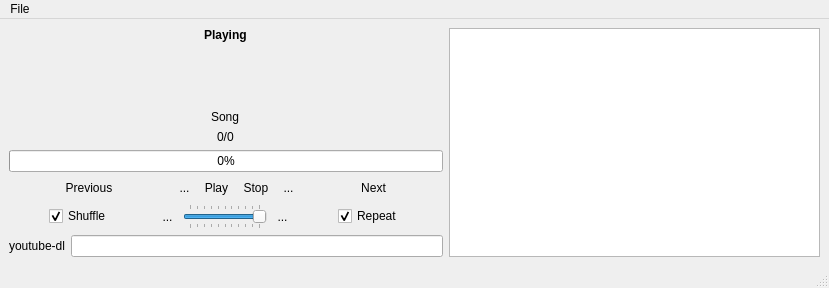
<?xml version="1.0" encoding="UTF-8"?>
<ui version="4.0">
 <class>MainWindow</class>
 <widget class="QMainWindow" name="MainWindow">
  <property name="geometry">
   <rect>
    <x>0</x>
    <y>0</y>
    <width>829</width>
    <height>288</height>
   </rect>
  </property>
  <property name="sizePolicy">
   <sizepolicy hsizetype="Minimum" vsizetype="Minimum">
    <horstretch>0</horstretch>
    <verstretch>0</verstretch>
   </sizepolicy>
  </property>
  <property name="minimumSize">
   <size>
    <width>640</width>
    <height>288</height>
   </size>
  </property>
  <property name="maximumSize">
   <size>
    <width>16777215</width>
    <height>291</height>
   </size>
  </property>
  <property name="windowTitle">
   <string>pyqt-music</string>
  </property>
  <property name="windowIcon">
   <iconset resource="res.qrc">
    <normaloff>:/res/res/notesmain.png</normaloff>:/res/res/notesmain.png</iconset>
  </property>
  <property name="layoutDirection">
   <enum>Qt::LeftToRight</enum>
  </property>
  <property name="styleSheet">
   <string notr="true">QToolButton 
{
	border: none;
	outline: none;
}</string>
  </property>
  <widget class="QWidget" name="centralwidget">
   <property name="sizePolicy">
    <sizepolicy hsizetype="Minimum" vsizetype="Minimum">
     <horstretch>0</horstretch>
     <verstretch>0</verstretch>
    </sizepolicy>
   </property>
   <property name="minimumSize">
    <size>
     <width>320</width>
     <height>240</height>
    </size>
   </property>
   <property name="maximumSize">
    <size>
     <width>16777215</width>
     <height>16777215</height>
    </size>
   </property>
   <property name="layoutDirection">
    <enum>Qt::LeftToRight</enum>
   </property>
   <layout class="QVBoxLayout" name="verticalLayout_2">
    <item>
     <layout class="QHBoxLayout" name="horizontalLayout">
      <property name="sizeConstraint">
       <enum>QLayout::SetMinimumSize</enum>
      </property>
      <item>
       <layout class="QVBoxLayout" name="verticalLayout">
        <property name="sizeConstraint">
         <enum>QLayout::SetMinimumSize</enum>
        </property>
        <item>
         <layout class="QVBoxLayout" name="verticalLayout_3">
          <item alignment="Qt::AlignHCenter|Qt::AlignTop">
           <widget class="QLabel" name="playingLabel">
            <property name="text">
             <string>&lt;html&gt;&lt;head/&gt;&lt;body&gt;&lt;p&gt;&lt;span style=&quot; font-weight:600;&quot;&gt;Playing&lt;/span&gt;&lt;/p&gt;&lt;/body&gt;&lt;/html&gt;</string>
            </property>
           </widget>
          </item>
          <item>
           <spacer name="verticalSpacer">
            <property name="orientation">
             <enum>Qt::Vertical</enum>
            </property>
            <property name="sizeHint" stdset="0">
             <size>
              <width>20</width>
              <height>40</height>
             </size>
            </property>
           </spacer>
          </item>
          <item alignment="Qt::AlignHCenter|Qt::AlignTop">
           <widget class="QLabel" name="songLabel">
            <property name="sizePolicy">
             <sizepolicy hsizetype="MinimumExpanding" vsizetype="Preferred">
              <horstretch>0</horstretch>
              <verstretch>0</verstretch>
             </sizepolicy>
            </property>
            <property name="maximumSize">
             <size>
              <width>320</width>
              <height>16777215</height>
             </size>
            </property>
            <property name="text">
             <string>Song</string>
            </property>
            <property name="wordWrap">
             <bool>false</bool>
            </property>
           </widget>
          </item>
          <item alignment="Qt::AlignHCenter|Qt::AlignTop">
           <widget class="QLabel" name="timeLabel">
            <property name="text">
             <string>0/0</string>
            </property>
           </widget>
          </item>
          <item>
           <widget class="QProgressBar" name="progressBar">
            <property name="value">
             <number>0</number>
            </property>
           </widget>
          </item>
         </layout>
        </item>
        <item>
         <layout class="QHBoxLayout" name="horizontalLayout_2">
          <property name="sizeConstraint">
           <enum>QLayout::SetMinimumSize</enum>
          </property>
          <item>
           <spacer name="horizontalSpacer_6">
            <property name="orientation">
             <enum>Qt::Horizontal</enum>
            </property>
            <property name="sizeHint" stdset="0">
             <size>
              <width>40</width>
              <height>20</height>
             </size>
            </property>
           </spacer>
          </item>
          <item>
           <widget class="QToolButton" name="previousButton">
            <property name="text">
             <string>Previous</string>
            </property>
            <property name="icon">
             <iconset resource="res.qrc">
              <normaloff>:/res/res/previous.png</normaloff>:/res/res/previous.png</iconset>
            </property>
            <property name="iconSize">
             <size>
              <width>48</width>
              <height>48</height>
             </size>
            </property>
           </widget>
          </item>
          <item>
           <spacer name="horizontalSpacer">
            <property name="orientation">
             <enum>Qt::Horizontal</enum>
            </property>
            <property name="sizeHint" stdset="0">
             <size>
              <width>40</width>
              <height>20</height>
             </size>
            </property>
           </spacer>
          </item>
          <item>
           <widget class="QToolButton" name="backButton">
            <property name="text">
             <string>...</string>
            </property>
            <property name="icon">
             <iconset resource="res.qrc">
              <normaloff>:/res/res/seekback.png</normaloff>:/res/res/seekback.png</iconset>
            </property>
            <property name="iconSize">
             <size>
              <width>48</width>
              <height>48</height>
             </size>
            </property>
           </widget>
          </item>
          <item>
           <widget class="QToolButton" name="playButton">
            <property name="sizePolicy">
             <sizepolicy hsizetype="Fixed" vsizetype="Fixed">
              <horstretch>0</horstretch>
              <verstretch>0</verstretch>
             </sizepolicy>
            </property>
            <property name="maximumSize">
             <size>
              <width>16777215</width>
              <height>16777215</height>
             </size>
            </property>
            <property name="text">
             <string>Play</string>
            </property>
            <property name="icon">
             <iconset resource="res.qrc">
              <normaloff>:/res/res/pause.png</normaloff>
              <normalon>:/res/res/play.png</normalon>:/res/res/pause.png</iconset>
            </property>
            <property name="iconSize">
             <size>
              <width>48</width>
              <height>48</height>
             </size>
            </property>
            <property name="checkable">
             <bool>true</bool>
            </property>
            <property name="checked">
             <bool>false</bool>
            </property>
           </widget>
          </item>
          <item>
           <widget class="QToolButton" name="stopButton">
            <property name="text">
             <string>Stop</string>
            </property>
            <property name="icon">
             <iconset resource="res.qrc">
              <normaloff>:/res/res/stop.png</normaloff>:/res/res/stop.png</iconset>
            </property>
            <property name="iconSize">
             <size>
              <width>48</width>
              <height>48</height>
             </size>
            </property>
           </widget>
          </item>
          <item>
           <widget class="QToolButton" name="forwardButton">
            <property name="text">
             <string>...</string>
            </property>
            <property name="icon">
             <iconset resource="res.qrc">
              <normaloff>:/res/res/seekforward.png</normaloff>:/res/res/seekforward.png</iconset>
            </property>
            <property name="iconSize">
             <size>
              <width>48</width>
              <height>48</height>
             </size>
            </property>
           </widget>
          </item>
          <item>
           <spacer name="horizontalSpacer_2">
            <property name="orientation">
             <enum>Qt::Horizontal</enum>
            </property>
            <property name="sizeHint" stdset="0">
             <size>
              <width>40</width>
              <height>20</height>
             </size>
            </property>
           </spacer>
          </item>
          <item>
           <widget class="QToolButton" name="nextButton">
            <property name="styleSheet">
             <string notr="true"/>
            </property>
            <property name="text">
             <string>Next</string>
            </property>
            <property name="icon">
             <iconset resource="res.qrc">
              <normaloff>:/res/res/next.png</normaloff>:/res/res/next.png</iconset>
            </property>
            <property name="iconSize">
             <size>
              <width>48</width>
              <height>48</height>
             </size>
            </property>
           </widget>
          </item>
          <item>
           <spacer name="horizontalSpacer_5">
            <property name="orientation">
             <enum>Qt::Horizontal</enum>
            </property>
            <property name="sizeHint" stdset="0">
             <size>
              <width>40</width>
              <height>20</height>
             </size>
            </property>
           </spacer>
          </item>
         </layout>
        </item>
        <item>
         <layout class="QHBoxLayout" name="horizontalLayout_3">
          <property name="sizeConstraint">
           <enum>QLayout::SetMinimumSize</enum>
          </property>
          <item>
           <spacer name="horizontalSpacer_3">
            <property name="orientation">
             <enum>Qt::Horizontal</enum>
            </property>
            <property name="sizeHint" stdset="0">
             <size>
              <width>40</width>
              <height>20</height>
             </size>
            </property>
           </spacer>
          </item>
          <item alignment="Qt::AlignHCenter">
           <widget class="QCheckBox" name="shuffleBox">
            <property name="text">
             <string>Shuffle</string>
            </property>
            <property name="icon">
             <iconset resource="res.qrc">
              <normaloff>:/res/res/shuffle.png</normaloff>
              <normalon>:/res/res/shuffle.png</normalon>:/res/res/shuffle.png</iconset>
            </property>
            <property name="checked">
             <bool>true</bool>
            </property>
           </widget>
          </item>
          <item>
           <spacer name="horizontalSpacer_7">
            <property name="orientation">
             <enum>Qt::Horizontal</enum>
            </property>
            <property name="sizeHint" stdset="0">
             <size>
              <width>40</width>
              <height>20</height>
             </size>
            </property>
           </spacer>
          </item>
          <item>
           <widget class="QToolButton" name="muteButton">
            <property name="text">
             <string>...</string>
            </property>
            <property name="icon">
             <iconset resource="res.qrc">
              <normaloff>:/res/res/volumemute.png</normaloff>:/res/res/volumemute.png</iconset>
            </property>
           </widget>
          </item>
          <item>
           <widget class="QSlider" name="volumeSlider">
            <property name="maximum">
             <number>100</number>
            </property>
            <property name="singleStep">
             <number>10</number>
            </property>
            <property name="sliderPosition">
             <number>100</number>
            </property>
            <property name="orientation">
             <enum>Qt::Horizontal</enum>
            </property>
            <property name="tickPosition">
             <enum>QSlider::TicksBothSides</enum>
            </property>
            <property name="tickInterval">
             <number>10</number>
            </property>
           </widget>
          </item>
          <item>
           <widget class="QToolButton" name="maxButton">
            <property name="text">
             <string>...</string>
            </property>
            <property name="icon">
             <iconset resource="res.qrc">
              <normaloff>:/res/res/volumemax.png</normaloff>:/res/res/volumemax.png</iconset>
            </property>
           </widget>
          </item>
          <item>
           <spacer name="horizontalSpacer_8">
            <property name="orientation">
             <enum>Qt::Horizontal</enum>
            </property>
            <property name="sizeHint" stdset="0">
             <size>
              <width>40</width>
              <height>20</height>
             </size>
            </property>
           </spacer>
          </item>
          <item alignment="Qt::AlignHCenter">
           <widget class="QCheckBox" name="repeatBox">
            <property name="text">
             <string>Repeat</string>
            </property>
            <property name="icon">
             <iconset resource="res.qrc">
              <normaloff>:/res/res/repeat.png</normaloff>
              <normalon>:/res/res/repeat.png</normalon>:/res/res/repeat.png</iconset>
            </property>
            <property name="checked">
             <bool>true</bool>
            </property>
           </widget>
          </item>
          <item>
           <spacer name="horizontalSpacer_4">
            <property name="orientation">
             <enum>Qt::Horizontal</enum>
            </property>
            <property name="sizeHint" stdset="0">
             <size>
              <width>40</width>
              <height>20</height>
             </size>
            </property>
           </spacer>
          </item>
         </layout>
        </item>
        <item>
         <layout class="QHBoxLayout" name="horizontalLayout_4">
          <item>
           <widget class="QLabel" name="youtubedlLabel">
            <property name="text">
             <string>youtube-dl</string>
            </property>
           </widget>
          </item>
          <item>
           <widget class="QLineEdit" name="youtubedlEdit"/>
          </item>
         </layout>
        </item>
       </layout>
      </item>
      <item>
       <widget class="QListWidget" name="playlistWidget"/>
      </item>
     </layout>
    </item>
   </layout>
  </widget>
  <widget class="QMenuBar" name="menubar">
   <property name="geometry">
    <rect>
     <x>0</x>
     <y>0</y>
     <width>829</width>
     <height>29</height>
    </rect>
   </property>
   <widget class="QMenu" name="menuFile">
    <property name="title">
     <string>File</string>
    </property>
    <addaction name="actionExit"/>
   </widget>
   <addaction name="menuFile"/>
  </widget>
  <widget class="QStatusBar" name="statusbar"/>
  <action name="actionExit">
   <property name="text">
    <string>Exit</string>
   </property>
  </action>
 </widget>
 <resources>
  <include location="res.qrc"/>
 </resources>
 <connections/>
</ui>
